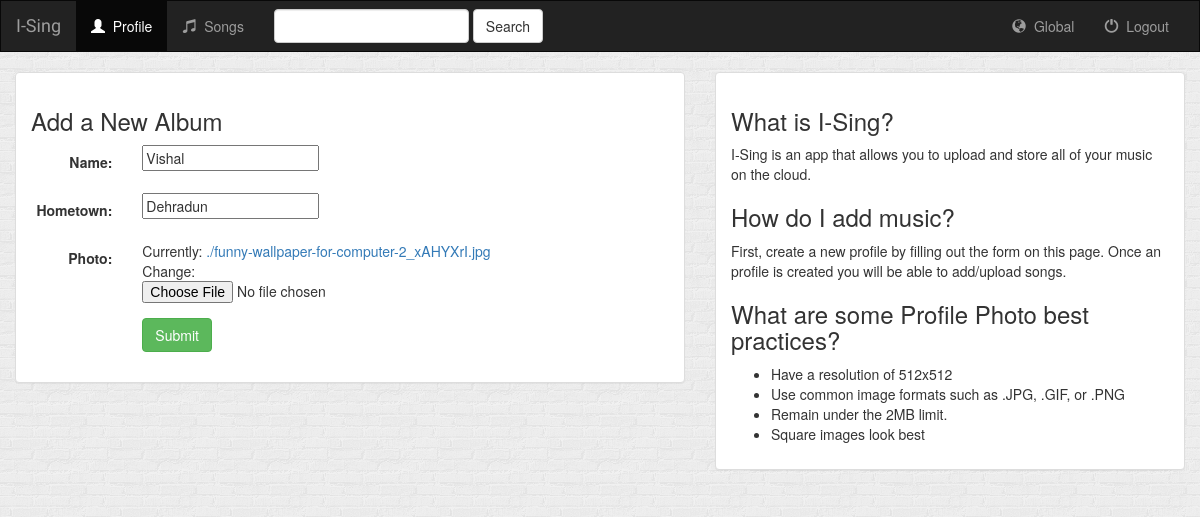
/music/update_profile/1/, run on an earlier commit of the app's database.
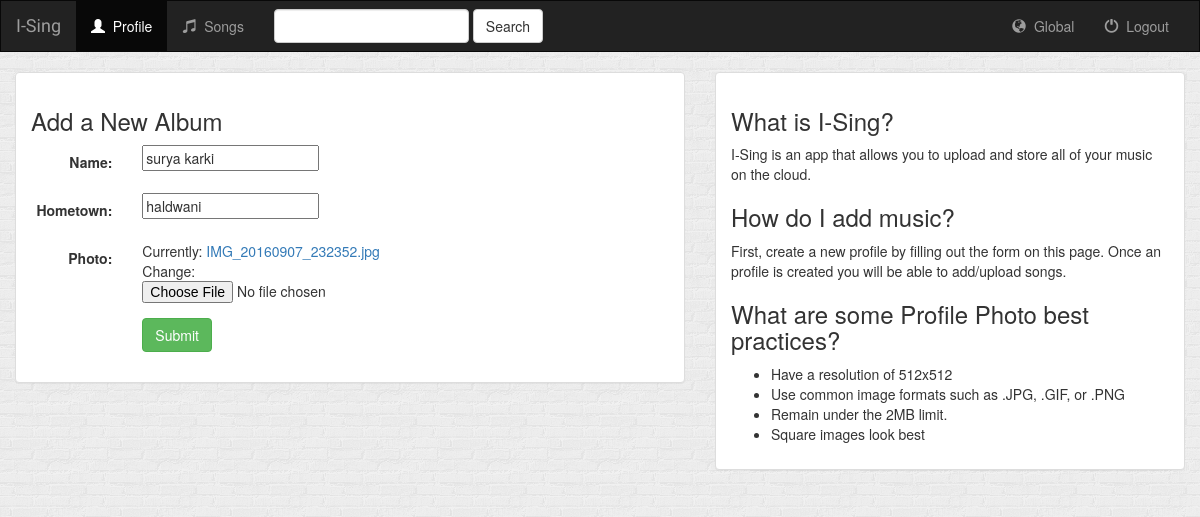
And on a later commit of the database.
### music/models.py (models this page shows, shortened)
class Profile(models.Model):
    user = models.ForeignKey(User, default=1)
    name = models.CharField(max_length=250)
    hometown=models.CharField(max_length=500)
    photo = models.FileField()

### music/views.py (the view)
# urls.py: url(r'^update_profile/(?P<pk>[0-9]+)/$',ProfileUpdateView.as_view(), name='update_profile'),
class ProfileUpdateView(UpdateView):
    model = Profile
    template_name = 'music/create_profile.html'
    form_class = ProfileForm
    success_url = '/'

### music/forms.py
class ProfileForm(forms.ModelForm):
    class Meta:
        model = Profile
        fields = ['name', 'hometown','photo']

### music/templates/music/create_profile.html (shortened to what this page needs)
{% extends 'music/base.html' %}
{% block profile_active %}active{% endblock %}
{% block body %}
<div class="container-fluid">
    <div class="row">
        <div class="col-sm-12 col-md-7">
            <div class="panel panel-default">
                <div class="panel-body">
                    <h3>Add a New Album</h3>
                    <form class="form-horizontal" role="form" action="" method="post" enctype="multipart/form-data">
                        {% include 'music/form_template.html' %}
                        <div class="form-group">
                            <div class="col-sm-offset-2 col-sm-10">
                                <button type="submit" class="btn btn-success">Submit</button>
                            </div>
                        </div>
                    </form>
                </div>
            </div>
        </div>
        <div class="col-sm-12 col-md-5">
            <div class="panel panel-default">
                <div class="panel-body">
                    <h3>What is I-Sing?</h3>
                    <p>I-Sing is an app that allows you to upload and store all of your music on the cloud.</p>
                    <h3>How do I add music?</h3>
                    <p>First, create a new profile by filling out the form on this page. Once an profile is created you will be able to add/upload songs.</p>
                    <h3>What are some Profile Photo best practices?</h3>
                    <ul>
                        <li>Have a resolution of 512x512</li>
                        <li>Use common image formats such as .JPG, .GIF, or .PNG</li>
                        <li>Remain under the 2MB limit.</li>
                        <li>Square images look best</li>
                    </ul>
                </div>
            </div>
        </div>
    </div>
</div>
{% endblock %}

### music/templates/music/base.html (shortened to what this page needs)
<!DOCTYPE html>
<html lang="en">
<head>
    {% load staticfiles %}
    <link rel="stylesheet" href="https://maxcdn.bootstrapcdn.com/bootstrap/3.3.6/css/bootstrap.min.css">
    <link rel="stylesheet" type="text/css" href="{% static 'music/style.css' %}"/>
</head>
<body>
<nav class="navbar navbar-inverse">
    <div class="container-fluid">
        <div class="navbar-header">
            <a class="navbar-brand" href="{% url 'music:index' %}">I-Sing</a>
        </div>
        <div class="collapse navbar-collapse" id="topNavBar">
            <ul class="nav navbar-nav">
                <li class="{% block profile_active %}{% endblock %}"><a href="{% url 'music:index' %}"><span class="glyphicon glyphicon-user" aria-hidden="true"></span>&nbsp; Profile</a></li>
                <li class="{% block songs_active %}{% endblock %}"><a href="{% url 'music:songs' 'all' %}"><span class="glyphicon glyphicon-music" aria-hidden="true"></span>&nbsp; Songs</a></li>
            </ul>
            <form class="navbar-form navbar-left" role="search" method="get" action="{% url 'music:index' %}">
                <div class="form-group">
                    <input type="text" class="form-control" name="q" value="{{ request.GET.q }}">
                </div>
                <button type="submit" class="btn btn-default">Search</button>
            </form>
            <ul class="nav navbar-nav navbar-right">
                <li ><a href="{% url 'music:songs_global' 'all' %}"><span class="glyphicon glyphicon-globe" aria-hidden="true"></span>&nbsp; Global</a></li>
                <li>
                    <a href="{% url 'music:logout_user' %}">
                        <span class="glyphicon glyphicon-off" aria-hidden="true"></span>&nbsp; Logout
                    </a>
                </li>
            </ul>
        </div>
    </div>
</nav>
{% block body %}
{% endblock %}
</body>
</html>

### music/templates/music/form_template.html (shortened to what this page needs)
{% for field in form %}
    <div class="form-group">
        <div class="col-sm-offset-2 col-sm-10">
        </div>
        <label class="control-label col-sm-2" >{{ field.label_tag }}</label>
        <div class="col-sm-10">{{ field }}</div>
    </div>
{% endfor %}

### music/static/music/style.css (style rules this page uses)
body { background: white url("images/pattern.png"); }
.navbar { border-radius: 0; }
.navbar-brand { font-family: 'Satisfy', cursive; }

What changed in the data, as far as the page shows it:
changed Profile: name "Vishal" → "surya karki"; hometown "Dehradun" → "haldwani"
Also different on the page:
text no longer shown: "Currently: ./funny-wallpaper-for-computer-2_xAHYXrI.jpg Change:"
text now shown: "Currently: IMG_20160907_232352.jpg Change:"
